Frame 1 (no input): blank canvas, image omitted
Frame 60 (no input): blank canvas, image omitted
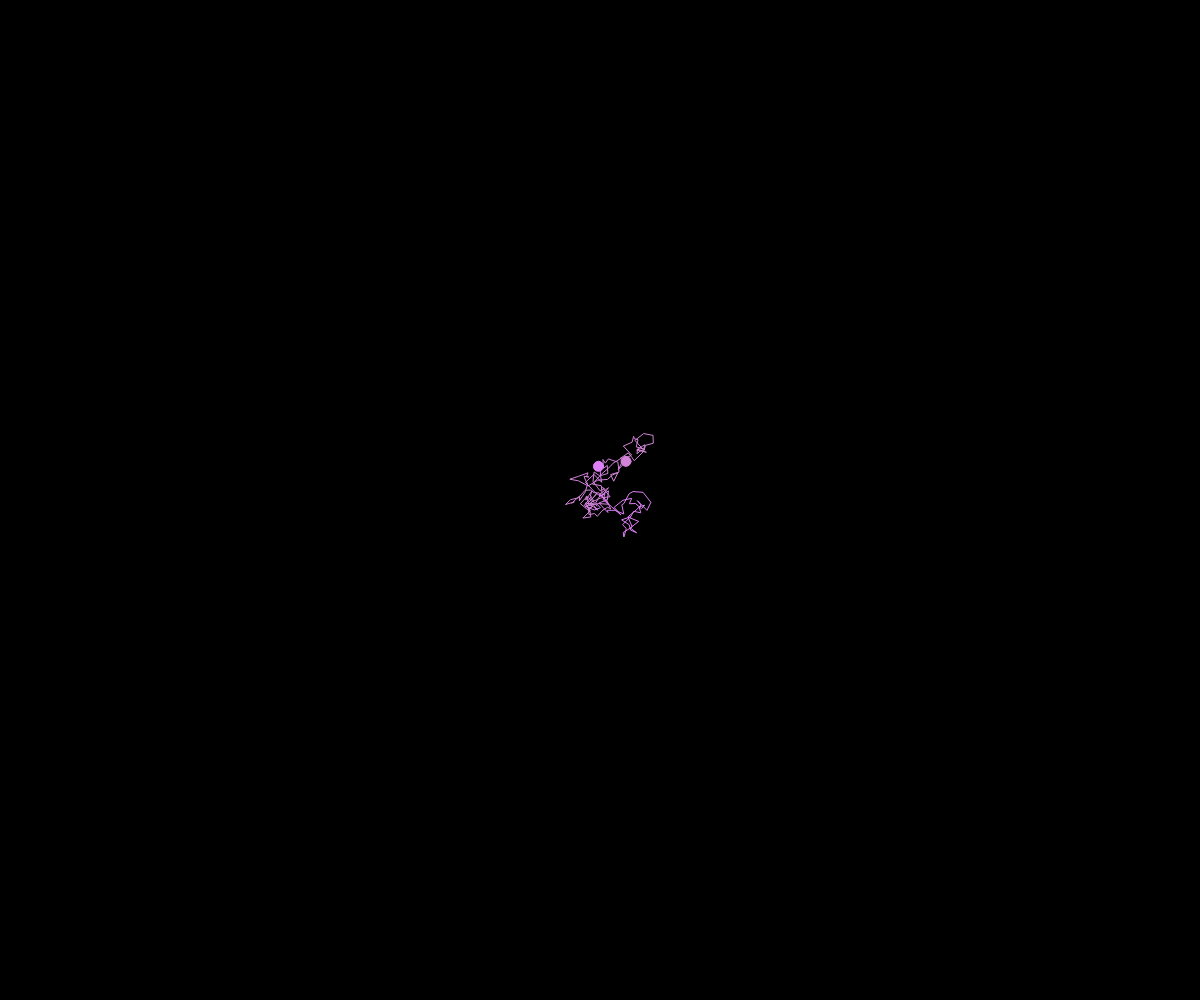
Frame 120 (the mouse pressed at the canvas centre since frame 60)

The p5.js sketch whose frames 1 and 60 were blank and that drew this single picture after the mouse press (run headless with seeded random() and noise() and a simulated clock; from frame 60 on, the mouse is pressed at the canvas centre):

// p5.js sketch
// ── sketch.js
var ants = [];

function setup() {
  createCanvas(innerWidth, innerHeight);
  ants.push(new Ant(innerWidth / 2, innerHeight / 2));
}

function mousePressed() {
  ants.push(new Ant(mouseX, mouseY));
}

function draw() {
  background(0);
  strokeWeight(1)
  for (var i = 0; i < ants.length; i++) {
    ants[i].update();
    ants[i].show();
  }
}

// ── ant.js
class Ant {
  constructor(x, y) {
    this.x = x;
    this.y = y;
    this.history = [];

    this.update = function () {
      this.x += random(-10, 10);
      this.y += random(-10, 10);

      if (this.x > innerWidth) {
        this.x -= 10;
      }
      if (this.x < 0) {
        this.x += 10;
      }
      if (this.y > innerHeight) {
        this.y -= 10;
      }
      if (this.y < 0) {
        this.y += 10;
      }
      var v = createVector(this.x, this.y);
      this.history.push(v);

      if (this.history.length > 500) {
        this.history.splice(0, 1);
      }
    };

    var colorR = random(100, 255);
    var colorG = random(100, 255);
    var colorB = random(100, 255);

    this.show = function () {
      stroke(colorR, colorG, colorB);
      fill(colorR, colorG, colorB);
      ellipse(this.x, this.y, 10, 10);

      noFill();
      beginShape();
      for (var i = 0; i < this.history.length; i++) {
        var pos = this.history[i];
        vertex(pos.x, pos.y);
      }
      endShape();
    };
  }
}
